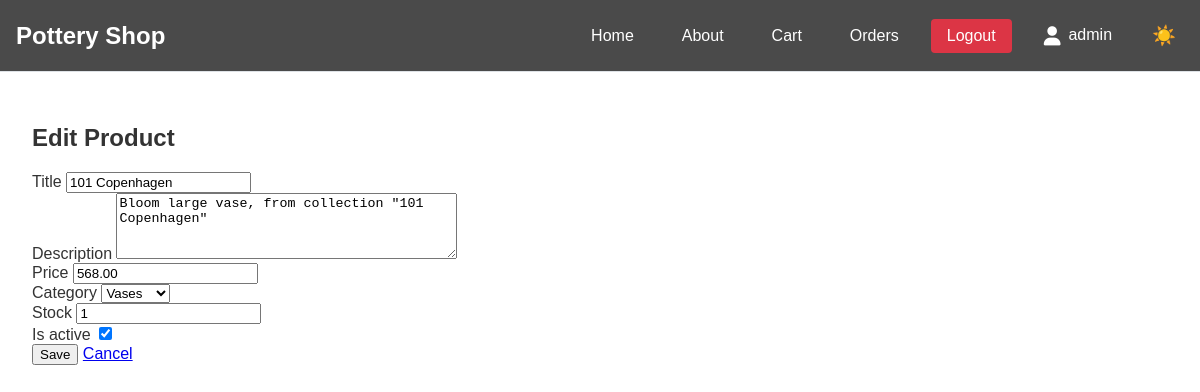
Screenshot of /product/12/update/ (signed in) with the database file from the repository.
### shop/models.py (models this page shows, shortened)
class Product(models.Model):
    title = models.CharField(max_length=200)
    description = models.TextField()
    price = models.DecimalField(max_digits=6, decimal_places=2)
    image = models.ImageField(upload_to='products/', null=True, blank=True)
    category = models.ForeignKey(Category, on_delete=models.SET_NULL, null=True, blank=True, related_name='products')
    stock = models.IntegerField(default=0)
    is_active = models.BooleanField(default=True)
    created_at = models.DateTimeField(auto_now_add=True)
    updated_at = models.DateTimeField(auto_now=True)
    objects = ProductManager()

### shop/views.py (the view, shortened to what this page needs)
# urls.py: path('product/<int:pk>/update/', ProductUpdateView.as_view(), name='product_update'),
class ProductUpdateView(LoginRequiredMixin, UpdateView):
    model = Product
    form_class = ProductForm
    template_name = 'product_form.html'
    success_url = reverse_lazy('home')

### shop/forms.py
class ProductForm(forms.ModelForm):
    class Meta:
        model = Product
        fields = ['title', 'description', 'price', 'category', 'stock', 'is_active']
        widgets = {
            'description': forms.Textarea(attrs={'rows': 4}),
            'price': forms.NumberInput(attrs={'min': '0', 'step': '0.01'}),
            'stock': forms.NumberInput(attrs={'min': '0'}),
        }

### shop/context_processors.py (called while the page is built)
def cart_count(request):
    if request.user.is_authenticated:
        order = Order.objects.filter(
            customer_email=request.user.email,
            status='pending'
        ).first()
    else:
        order = Order.objects.filter(
            customer_email='guest@example.com',
            status='pending'
        ).first()
    if order:
        return {'cart_count': OrderItem.objects.filter(order=order).count()}
    return {'cart_count': 0}

### shop/models.py (called while the page is built)
    def __str__(self):
        return self.name

### templates/product_form.html (shortened to what this page needs)
{% extends "base.html" %}
{% block content %}
<div class="container mt-5">
    <div class="row">
        <div class="col-md-8 offset-md-2">
            <div class="card">
                <div class="card-header">
                    <h2 class="mb-0">
                        {% if form.instance.pk %}
                            Edit Product
                        {% else %}
                            New Product
                        {% endif %}
                    </h2>
                </div>
                <div class="card-body">
                    <form method="post">
                        {% for field in form %}
                            <div class="mb-3">
                                <label for="{{ field.id_for_label }}" class="form-label">
                                    {{ field.label }}
                                </label>
                                {{ field }}
                            </div>
                        {% endfor %}
                        <div class="d-grid gap-2">
                            <button type="submit" class="btn btn-primary">Save</button>
                            <a href="{% url 'home' %}" class="btn btn-secondary">Cancel</a>
                        </div>
                    </form>
                </div>
            </div>
        </div>
    </div>
</div>
{% endblock %}

### templates/base.html (shortened to what this page needs)
{% load static %}
<!DOCTYPE html>
<html lang="en">
<head>
    <link rel="stylesheet" href="https://cdnjs.cloudflare.com/ajax/libs/font-awesome/6.0.0/css/all.min.css">
</head>
<body>
    <nav class="navbar">
        <a href="{% url 'home' %}" class="navbar-brand">Pottery Shop</a>
        <div class="nav-links">
            <a href="{% url 'home' %}">Home</a>
            <a href="{% url 'about' %}">About</a>
            <a href="{% url 'view_cart' %}" class="cart-link">
                Cart
            </a>
            <a href="{% url 'orders' %}">Orders</a>
            {% if user.is_authenticated %}
                <a href="{% url 'logout' %}" class="logout-button">Logout</a>
                <a href="#" class="user-icon">
                    <i class="fas fa-user"></i>
                    {{ user.username }}
                </a>
            {% else %}
                <a href="{% url 'login' %}" class="signup-button">Login</a>
                <a href="{% url 'register' %}">Register</a>
            {% endif %}
            <button id="darkModeToggle" class="dark-mode-toggle">
                <span class="light-icon">☀️</span>
            </button>
        </div>
    </nav>
    <main>
        {% block content %}
        {% endblock %}
    </main>
</body>
</html>

### templates/base.html (style rules this page uses)
:root { --bg-color: #ffffff; --text-color: #333333; --card-bg: #ffffff; --border-color: #dee2e6; --shadow-color: rgba(0, 0, 0, 0.1); --hover-bg: #f8f9fa; --nav-bg: #ffffff; --nav-border: #dee2e6; --navbar-text: #ffffff; --navbar-bg: #4a4a4a; --transition-duration: 0.3s; }
body { background-color: var(--bg-color); color: var(--text-color); transition: background-color var(--transition-duration) ease, color var(--transition-duration) ease; font-family: Arial, sans-serif; margin: 0; padding: 0; min-height: 100vh; display: flex; flex-direction: column; }
.navbar { background-color: var(--navbar-bg); border-bottom: 1px solid var(--nav-border); padding: 1rem; display: flex; justify-content: space-between; align-items: center; position: sticky; top: 0; z-index: 1000; width: 100%; box-sizing: border-box; transition: background-color var(--transition-duration) ease, border-color var(--transition-duration) ease; }
.navbar-brand { color: var(--navbar-text); text-decoration: none; font-size: 1.5rem; font-weight: bold; transition: color var(--transition-duration) ease; }
.nav-links { display: flex; align-items: center; gap: 1rem; flex-wrap: wrap; margin-left: auto; }
.nav-links a { color: var(--navbar-text); text-decoration: none; padding: 0.5rem 1rem; border-radius: 4px; transition: all var(--transition-duration) ease; white-space: nowrap; display: inline-flex; align-items: center; }
.cart-link { position: relative; display: inline-flex; align-items: center; gap: 0.5rem; }
.user-icon { color: var(--navbar-text); text-decoration: none; display: flex; align-items: center; gap: 0.5rem; transition: color var(--transition-duration) ease; }
.user-icon i { font-size: 1.2rem; transition: color var(--transition-duration) ease; }
.logout-button { background-color: #dc3545; color: white; text-decoration: none; padding: 0.5rem 1rem; border-radius: 4px; transition: all var(--transition-duration) ease; }
main { padding: 2rem; flex: 1; width: 100%; box-sizing: border-box; transition: background-color var(--transition-duration) ease; }
.dark-mode-toggle { background: none; border: none; cursor: pointer; padding: 8px; font-size: 1.2rem; border-radius: 50%; display: flex; align-items: center; justify-content: center; transition: all var(--transition-duration) ease; color: var(--navbar-text); }

### rows the page displays
Product: form "101 Copenhagen" "Bloom large vase, from collection \"101 Copenhagen\"" "568.00" "Vases" "1" "☑"

### other values shown
{{ user.username }} "admin"
{{ field.label }} "Title" "Description" "Price" "Category" "Stock" "Is active"
